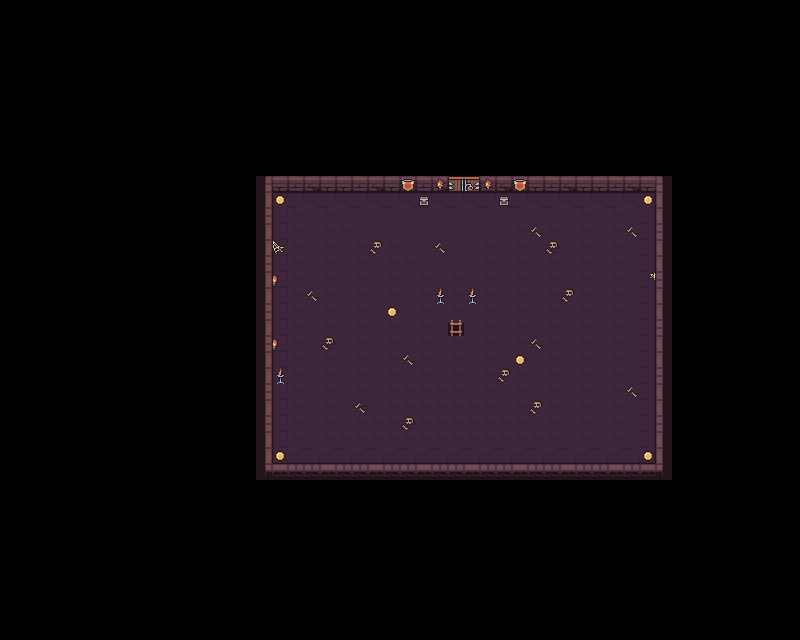

Rendered tile map (Tiled .tmx) drawn with the repository's tilesets; below, a short description and the map source with its tile grids summarised:
An orthogonal 50x40 tile map with 16x16 px tiles, 3 tile layers (map, decorations, collectibles), 2 tilesets and 32 objects (player_spawn).

<map version="1.10" tiledversion="1.11.2" orientation="orthogonal" renderorder="right-down" width="50" height="40" tilewidth="16" tileheight="16" infinite="0" nextlayerid="9" nextobjectid="6">
 <tileset firstgid="1" name="tiles_first" tilewidth="16" tileheight="16" tilecount="100" columns="10">
  <image source="tileset.png" width="160" height="160" />
  <tile id="0">
   <objectgroup draworder="index" id="2">
    <object id="1" x="0" y="0" width="16" height="16" />
   </objectgroup>
  </tile>
  <tile id="1">
   <objectgroup draworder="index" id="2">
    <object id="1" x="0" y="0" width="16" height="16" />
   </objectgroup>
  </tile>
  <tile id="2">
   <objectgroup draworder="index" id="2">
    <object id="1" x="0" y="0" width="16" height="16" />
   </objectgroup>
  </tile>
  <tile id="3">
   <objectgroup draworder="index" id="2">
    <object id="1" x="0" y="0" width="16" height="16" />
   </objectgroup>
  </tile>
  <tile id="4">
   <objectgroup draworder="index" id="2">
    <object id="1" x="0" y="0" width="16" height="16" />
   </objectgroup>
  </tile>
  <tile id="5">
   <objectgroup draworder="index" id="2">
    <object id="1" x="0" y="0" width="16" height="16" />
   </objectgroup>
  </tile>
  <tile id="10">
   <objectgroup draworder="index" id="2">
    <object id="1" x="0" y="0" width="16" height="16" />
   </objectgroup>
  </tile>
  <tile id="15">
   <objectgroup draworder="index" id="2">
    <object id="1" x="0" y="0" width="16" height="16" />
   </objectgroup>
  </tile>
  <tile id="20">
   <objectgroup draworder="index" id="2">
    <object id="1" x="0" y="0" width="16" height="16" />
   </objectgroup>
  </tile>
  <tile id="25">
   <objectgroup draworder="index" id="2">
    <object id="1" x="0" y="0" width="16" height="16" />
   </objectgroup>
  </tile>
  <tile id="30">
   <objectgroup draworder="index" id="2">
    <object id="1" x="0" y="0" width="16" height="16" />
   </objectgroup>
  </tile>
  <tile id="35">
   <objectgroup draworder="index" id="2">
    <object id="1" x="0" y="0" width="16" height="16" />
   </objectgroup>
  </tile>
  <tile id="40">
   <objectgroup draworder="index" id="2">
    <object id="1" x="0" y="0" width="16" height="16" />
   </objectgroup>
  </tile>
  <tile id="41">
   <objectgroup draworder="index" id="2">
    <object id="1" x="0" y="0" width="16" height="16" />
   </objectgroup>
  </tile>
  <tile id="42">
   <objectgroup draworder="index" id="2">
    <object id="1" x="0" y="0" width="16" height="16" />
   </objectgroup>
  </tile>
  <tile id="43">
   <objectgroup draworder="index" id="2">
    <object id="1" x="0" y="0" width="16" height="16" />
   </objectgroup>
  </tile>
  <tile id="44">
   <objectgroup draworder="index" id="2">
    <object id="1" x="0" y="0" width="16" height="16" />
   </objectgroup>
  </tile>
  <tile id="45">
   <objectgroup draworder="index" id="2">
    <object id="1" x="0" y="0" width="16" height="16" />
   </objectgroup>
  </tile>
  <tile id="50">
   <objectgroup draworder="index" id="2">
    <object id="1" x="0" y="0" width="16" height="16" />
   </objectgroup>
  </tile>
  <tile id="51">
   <objectgroup draworder="index" id="2">
    <object id="1" x="0" y="0" width="16" height="16" />
   </objectgroup>
  </tile>
  <tile id="52">
   <objectgroup draworder="index" id="2">
    <object id="1" x="0" y="0" width="16" height="16" />
   </objectgroup>
  </tile>
  <tile id="53">
   <objectgroup draworder="index" id="2">
    <object id="1" x="0" y="0" width="16" height="16" />
   </objectgroup>
  </tile>
  <tile id="54">
   <objectgroup draworder="index" id="2">
    <object id="1" x="0" y="0" width="16" height="16" />
   </objectgroup>
  </tile>
  <tile id="55">
   <objectgroup draworder="index" id="2">
    <object id="2" x="0" y="0" width="16" height="16" />
    <object id="3" x="0" y="0" width="16" height="16" />
   </objectgroup>
  </tile>
  <tile id="80">
   <objectgroup draworder="index" id="2">
    <object id="1" x="3" y="4" width="10" height="10" />
   </objectgroup>
  </tile>
  <tile id="81">
   <objectgroup draworder="index" id="2">
    <object id="1" x="3" y="4" width="10" height="10" />
   </objectgroup>
  </tile>
  <tile id="82">
   <objectgroup draworder="index" id="2">
    <object id="1" x="2" y="2" width="12" height="12" />
   </objectgroup>
  </tile>
  <tile id="83">
   <objectgroup draworder="index" id="2">
    <object id="1" x="2" y="2" width="12" height="12" />
   </objectgroup>
  </tile>
  <tile id="84">
   <objectgroup draworder="index" id="2">
    <object id="1" x="1" y="2" width="14" height="12" />
   </objectgroup>
  </tile>
  <tile id="85">
   <objectgroup draworder="index" id="2">
    <object id="1" x="3" y="4" width="10" height="10" />
   </objectgroup>
  </tile>
 </tileset>
 <tileset firstgid="101" name="tiles_first_animated" tilewidth="16" tileheight="16" tilecount="12" columns="0">
  <grid orientation="orthogonal" width="1" height="1" />
  <tile id="0">
   <image source="tiled/items and trap_animation/torch/torch_1.png" width="16" height="16" />
   <animation>
    <frame tileid="0" duration="400" />
    <frame tileid="1" duration="400" />
    <frame tileid="2" duration="400" />
    <frame tileid="3" duration="400" />
   </animation>
  </tile>
  <tile id="1">
   <image source="tiled/items and trap_animation/torch/torch_2.png" width="16" height="16" />
  </tile>
  <tile id="2">
   <image source="tiled/items and trap_animation/torch/torch_3.png" width="16" height="16" />
  </tile>
  <tile id="3">
   <image source="tiled/items and trap_animation/torch/torch_4.png" width="16" height="16" />
  </tile>
  <tile id="4">
   <image source="tiled/items and trap_animation/torch/side_torch_1.png" width="16" height="16" />
   <animation>
    <frame tileid="4" duration="400" />
    <frame tileid="5" duration="400" />
    <frame tileid="6" duration="400" />
    <frame tileid="7" duration="400" />
   </animation>
  </tile>
  <tile id="5">
   <image source="tiled/items and trap_animation/torch/side_torch_2.png" width="16" height="16" />
  </tile>
  <tile id="6">
   <image source="tiled/items and trap_animation/torch/side_torch_3.png" width="16" height="16" />
  </tile>
  <tile id="7">
   <image source="tiled/items and trap_animation/torch/side_torch_4.png" width="16" height="16" />
  </tile>
  <tile id="8">
   <properties>
    <property name="coin" value="100" />
   </properties>
   <image source="tiled/items and trap_animation/coin/coin_1.png" width="16" height="16" />
   <animation>
    <frame tileid="8" duration="600" />
    <frame tileid="9" duration="600" />
    <frame tileid="10" duration="600" />
    <frame tileid="11" duration="600" />
   </animation>
  </tile>
  <tile id="9">
   <image source="tiled/items and trap_animation/coin/coin_2.png" width="16" height="16" />
  </tile>
  <tile id="10">
   <image source="tiled/items and trap_animation/coin/coin_3.png" width="16" height="16" />
  </tile>
  <tile id="11">
   <image source="tiled/items and trap_animation/coin/coin_4.png" width="16" height="16" />
  </tile>
 </tileset>
 <group id="6" name="object_parts" offsetx="-12.6667" offsety="-3">
  <objectgroup id="3" name="spawn_points" offsetx="15" offsety="-15.3333">
   <object id="1" name="player_spawn" x="448" y="338">
    <point />
   </object>
  </objectgroup>
 </group>
 <group id="4" name="map_parts">
  <layer id="1" name="map" width="50" height="40">
   <data>[2000 cells, 494 non-empty, 30 distinct tile ids]</data>
  </layer>
  <layer id="7" name="decorations" width="50" height="40">
   <data>[2000 cells, 31 non-empty, 12 distinct tile ids]</data>
  </layer>
  <layer id="8" name="collectibles" width="50" height="40">
   <data>[2000 cells, 6 non-empty, 1 distinct tile ids]</data>
  </layer>
 </group>
</map>
